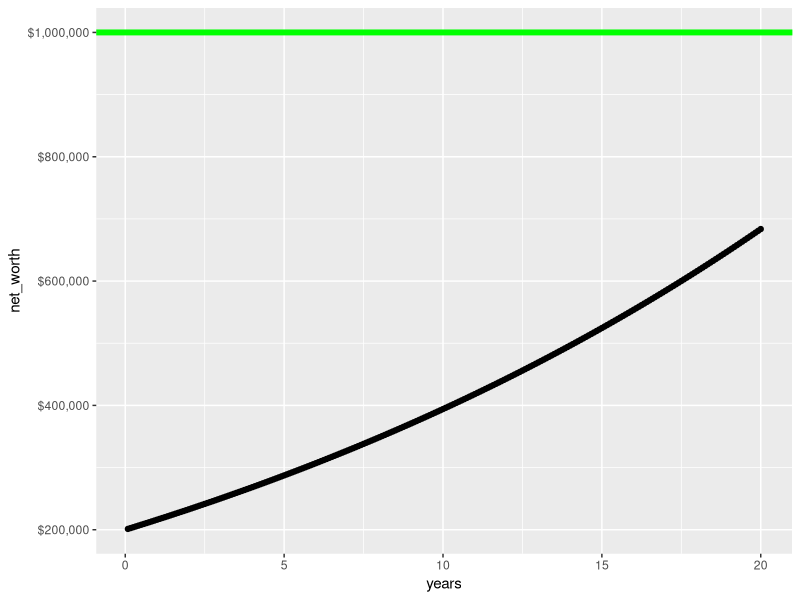

Reproduce this figure in R.
library(tidyverse)
initial_investment <- 200000
net_worth <- initial_investment
current_value <- initial_investment
net_worth_vector <- numeric()
monthly_investment <- 650
return_rate <- .04
years_of_savings <- 20
number_of_contributions <- years_of_savings*12
for(i in 1:number_of_contributions){
      new_net_worth <- net_worth*exp(1)^(return_rate/12) + monthly_investment
      net_worth_vector[i] <- new_net_worth
      net_worth <- net_worth_vector[i]
}
net_worth_table <- data.frame(net_worth = net_worth_vector, years = seq(from = 1/12, to = number_of_contributions/12, by = 1/12))
net_worth
ggplot(net_worth_table, aes(y = net_worth, x = years)) + geom_point() + scale_y_continuous(labels = scales::label_dollar()) + geom_hline(yintercept = 1000000, color = "green", size = 2)
